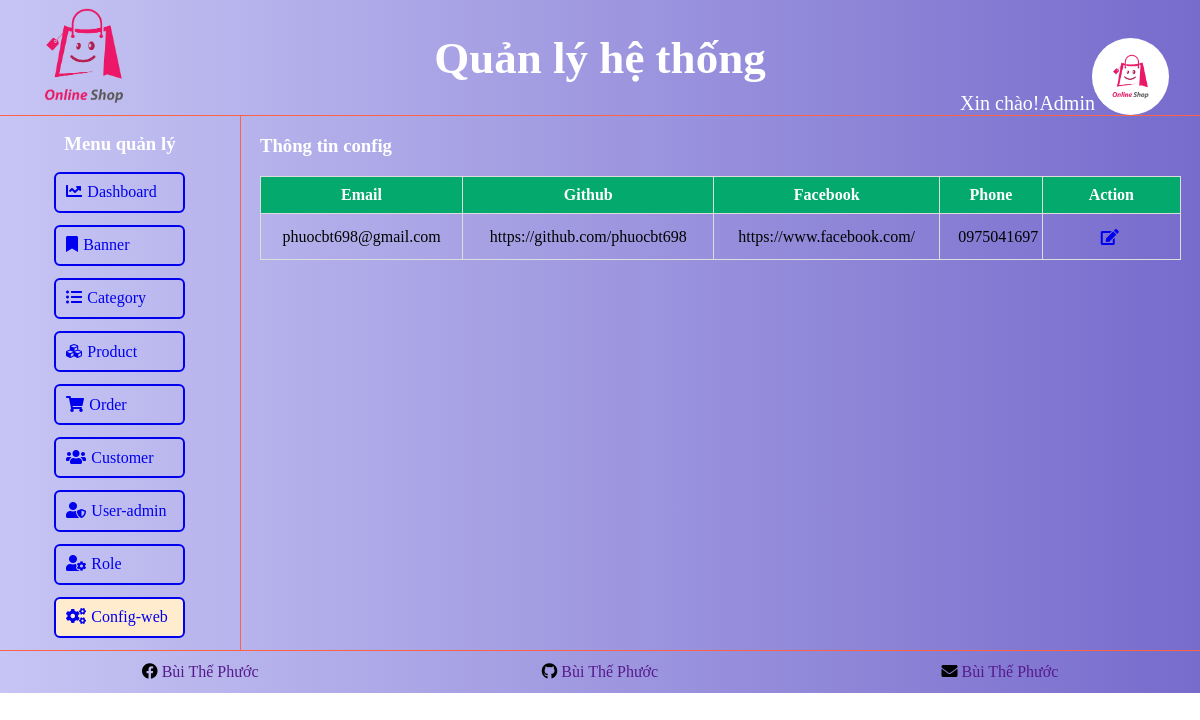
The app's page /admin/config (signed in) with its own data.
### tables this page shows
CREATE TABLE `tbl_config` (
  `id` int NOT NULL,
  `email` varchar(255) NOT NULL,
  `github` varchar(255) NOT NULL,
  `facebook` varchar(255) NOT NULL,
  `phone` varchar(25) NOT NULL,
  `created_at` timestamp NOT NULL DEFAULT CURRENT_TIMESTAMP,
  `updated_at` timestamp NOT NULL DEFAULT CURRENT_TIMESTAMP ON UPDATE CURRENT_TIMESTAMP
);

### database/db_helper.php (called while the page is built, shortened)
<?php
    function getData($sql, $isSingle = false){
        $data = null;
        $conn = mysqli_connect(HOST_NAME, USER_NAME, PASSWORD, DB_NAME);
        $conn->set_charset('utf-8');
        $result = mysqli_query($conn, $sql);
        if($isSingle){
            $data = mysqli_fetch_array($result, MYSQLI_ASSOC);
        }
        else{
            $data = [];
            while(($row = mysqli_fetch_array($result, MYSQLI_ASSOC)) != null){
                $data[] = $row;
            }
        }
        return $data;
    }
?>

### admin/config/index.php (the view, shortened to what this page needs)
<?php
    include_once('../layout/header.php');
    include_once('../layout/sidebar.php');
?>
<?php
    $sql = "SELECT * FROM tbl_config";
    $result = getData($sql);
?>
<div class="table-data">
                    <div class="header-table">
                        <h3>Thông tin config</h3>
                    </div>
                    <div class="main-table">
                        <table id="table-data">
                            <thead>
                                <tr>
                                    <th>Email</th>
                                    <th>Github</th>
                                    <th>Facebook</th>
                                    <th>Phone</th>
                                    <th>Action</th>
                                </tr>
                            </thead>
                            <tbody>
                                <?php if(!empty($result)):?>
                                    <?php foreach ($result as $value) :?>
                                    <tr>
                                        <td>
                                            <?=$value['email']?>
                                        </td>
                                        <td>
                                            <?=$value['github']?>
                                        </td>
                                        <td>
                                            <?=$value['facebook']?>
                                        </td>
                                        <td>
                                            <?=$value['phone']?>
                                        </td>
                                        <td class="action-user">
                                            <div class="icon">
                                                <a href="<?=url_Admin?>/config/update.php?id=<?=$value['id']?>" title="Edit">
                                                    <i class="fas fa-edit"></i>
                                                </a>
                                            </div>
                                        </td>
                                    </tr>
                                    <?php endforeach;?>
                                <?php else: ?>
                                    <tr>
                                        <td colspan="5">Không có dữ liệu!</td>
                                    </tr>
                                <?php endif;?>
                            </tbody>
                          </table>
                    </div>
                </div>
<?php
    include_once('../layout/footer.php');
?>

### public/admin/css/main.css (style rules this page uses)
* { margin: 0; padding: 0; }
.container h3, h2, span { color: white; }
.main .header-table { display: flex; flex-direction: row; align-items: flex-end;; justify-content: space-between; }
.main .main-table { margin: 2% 0; }
.main .table-data { width: 96%; margin: 2% 2%; }
#table-data { border-collapse: collapse; width: 100%; }
#table-data td, #table-data th { border: 1px solid #ddd; padding-left: 2%; padding-right: 2%; padding-top: 1%; padding-bottom: 1%; text-align: center; }
#table-data th { text-align: left; background-color: #04AA6D; color: white; text-align: center; }
#table-data .action-user { width: 15%; }
#table-data .action-user a { margin-right: 5%; }
.action-user .icon { display: flex; flex-direction: row; align-items: center; justify-content: space-around; width: 100%; }
#table-data a { text-decoration: none; display: block; width: 20%; height: 25px; border-radius: 6px; padding-right: 10%; padding-left: 10%; padding-top: 2%; }
#table-data a > i { margin-top: 4px; margin-right: -2px; }

### records on screen
tbl_config: email "phuocbt698@gmail.com", github "https://github.com/phuocbt698", facebook "https://www.facebook.com/", phone "0975041697"

### other values on screen
$_SESSION['admin']['name'] "Admin"
